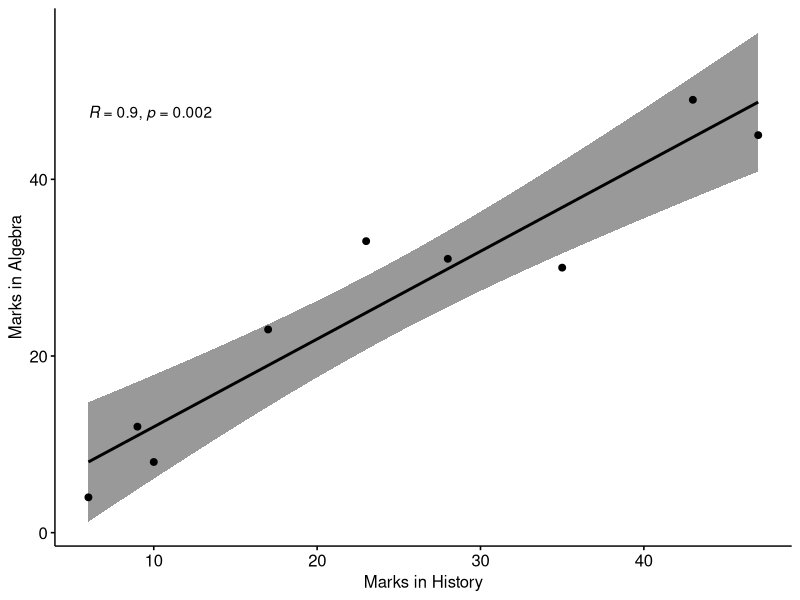

Write the R code that produced this figure.
## ---- chunk 1
knitr::opts_chunk$set(echo = TRUE)
## ---- chunk 2
# loading data
History=c(35,23,47,17,10,43,9,6,28)
Algebra=c(30,33,45,23,8,49,12,4,31)
## ---- chunk 3
ress3=cor.test(History,Algebra,method='pearson')
ress3
## ---- chunk 4
my_data=data.frame(History=History,Algebra=Algebra)
head(my_data)
## ---- chunk 5

library(ggpubr)
ggscatter(my_data, x = "History", y = "Algebra", 
          add = "reg.line", conf.int = TRUE, 
          cor.coef = TRUE, cor.method = "spearman",
          xlab = "Marks in History", ylab = "Marks in Algebra")
